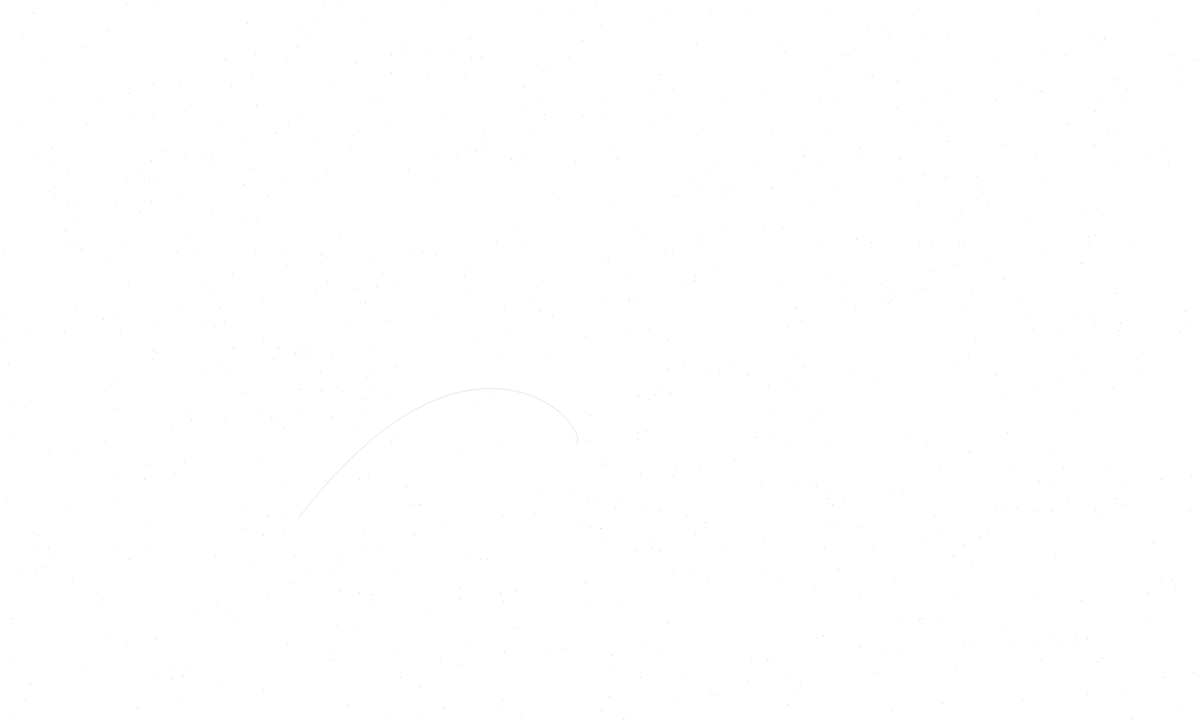
Frame 1 (no input)
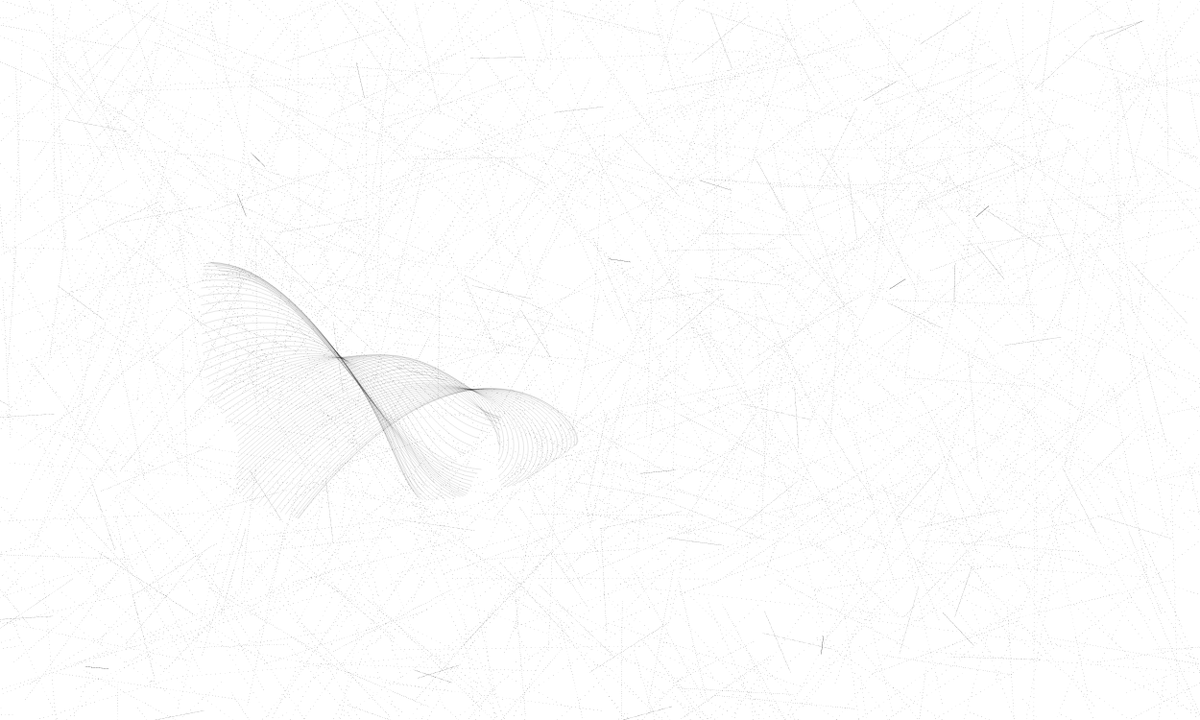
Frame 60 (no input)
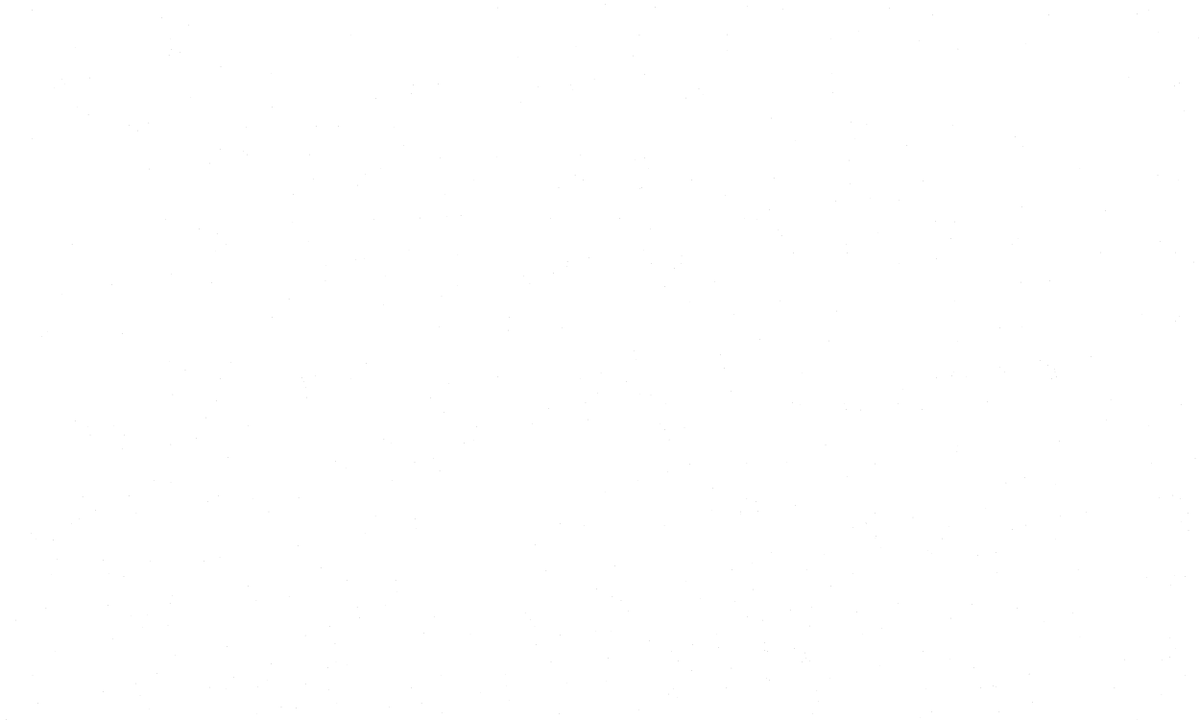
Frame 120 (the mouse pressed at the canvas centre since frame 60)

The p5.js sketch that drew these frames (run headless with seeded random() and noise() and a simulated clock; from frame 60 on, the mouse is pressed at the canvas centre):

// p5.js sketch
// ── sketch.js
// Déclaration de variable

// Variable Bezier
let x1; let y1;
let x2; let y2;
let x3; let y3;
let x4; let y4;
let offset=0;

//Variable Point 
let initial_x_position=[]; let initial_y_position=[];
let x_incrementation=[]; let y_incrementation=[];
let point_number=1000;

// Variable compteur
let click_counter=0;

// Set up
function setup() {
    // Taille de la toile
    createCanvas(1250, 750);
    background("white");

    // Initialisation du tableau contenant les valeurs x et y des points
    for(let i=0;i<point_number;i++){
        initial_x_position[i] = random(0, width);
        initial_y_position[i] = random(0, height);
        // Initialisation de la vitesse de chaque point dans un tableau
        x_incrementation[i]=random(-5,5);
        y_incrementation[i]=random(-5,5);
    }
}

function draw() {
    // Définition des paramètres du Bézier
    x1 = noise(offset+22)*width;
    y1 = noise(offset+5)*width;
    x2 = noise(offset+958)*width;
    y2 = noise(offset+154)*height;
    x3 = noise(offset+2)*height;
    y3 = noise(offset+7)*height;
    x4 = noise(offset+333)*height;
    y4 = noise(offset+180)*height;
    offset +=0.01;
    noFill();
    strokeWeight(0.1);
    // Tracé du Bézier
    bezier(x1, y1, x2, y2, x3, y3,x4,y4);
    // Largeur de la bordure du point
    strokeWeight(0.37);
    // Création et positionnement des points à des endroits aléatoires de la Toile
    for(let i=0;i<point_number;i++){
        initial_x_position[i]+=x_incrementation[i];
        initial_y_position[i]+=y_incrementation[i];
        // Si le point dépasse la largeur ou la hauteur de la Toile, repositionnement à un endroit aléatoire sur la toile
        if(initial_x_position[i]>width){
            initial_x_position[i]-=random(1,-1)*width;
        }
        if(initial_y_position[i]>height){
            initial_y_position[i]-=random(1,-1)*height;
        }
        point(initial_x_position[i],initial_y_position[i]);
    }
    // Intéraction au clique, Dark Mode puis Light Mode entre chaque clique
    if(mouseIsPressed){
        if(click_counter%2==0)
        {
            background("black");
            stroke("white");
            // Repositionne les points
            for(let i=0;i<point_number;i++){
                initial_x_position[i]+=x_incrementation[i];
                initial_y_position[i]+=y_incrementation[i];
                if(initial_x_position[i]>width){
                    initial_x_position[i]-=random(1,-1)*width;
                }
                if(initial_y_position[i]>height){
                    initial_y_position[i]-=random(1,-1)*height;
                }
                point(initial_x_position[i],initial_y_position[i]);
            }
        }
        if(click_counter%2!=0)
        {
            background("white");
            stroke("black");
            // Repositionne les points
            for(let i=0;i<point_number;i++){
                initial_x_position[i]+=x_incrementation[i];
                initial_y_position[i]+=y_incrementation[i];
                if(initial_x_position[i]>width){
                    initial_x_position[i]-=random(1,-1)*width;
                }
                if(initial_y_position[i]>height){
                    initial_y_position[i]-=random(1,-1)*height;
                }
                point(initial_x_position[i],initial_y_position[i]);
            }
        }
        click_counter++;
    }
}
